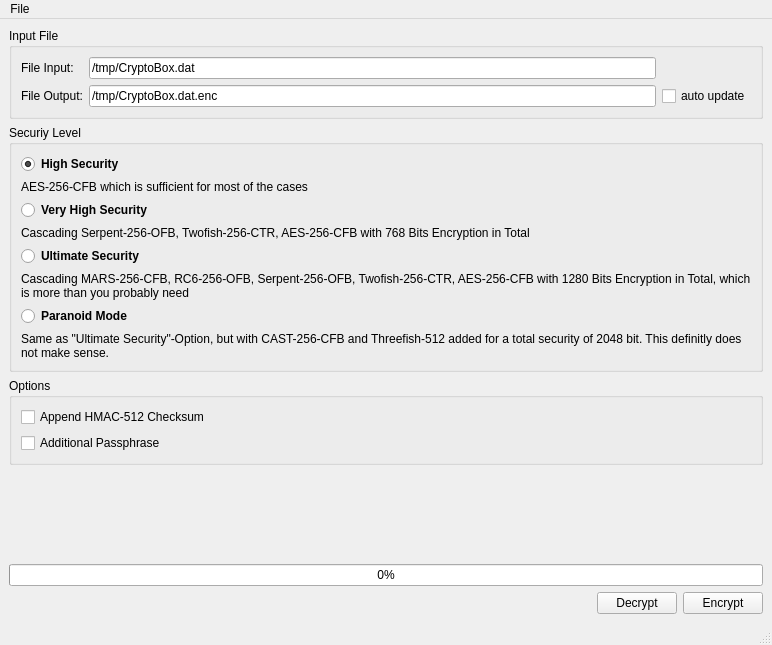
<?xml version="1.0" encoding="UTF-8"?>
<ui version="4.0">
 <class>MainWindow</class>
 <widget class="QMainWindow" name="MainWindow">
  <property name="geometry">
   <rect>
    <x>0</x>
    <y>0</y>
    <width>772</width>
    <height>645</height>
   </rect>
  </property>
  <property name="acceptDrops">
   <bool>true</bool>
  </property>
  <property name="windowTitle">
   <string>Fuck The NSA</string>
  </property>
  <widget class="QWidget" name="centralwidget">
   <layout class="QGridLayout" name="gridLayout_2">
    <item row="5" column="0">
     <layout class="QHBoxLayout" name="horizontalLayout">
      <item>
       <spacer name="horizontalSpacer">
        <property name="orientation">
         <enum>Qt::Horizontal</enum>
        </property>
        <property name="sizeHint" stdset="0">
         <size>
          <width>40</width>
          <height>20</height>
         </size>
        </property>
       </spacer>
      </item>
      <item>
       <widget class="QPushButton" name="button_decrypt">
        <property name="text">
         <string>Decrypt</string>
        </property>
       </widget>
      </item>
      <item>
       <widget class="QPushButton" name="button_encrypt">
        <property name="text">
         <string>Encrypt</string>
        </property>
       </widget>
      </item>
     </layout>
    </item>
    <item row="3" column="0">
     <spacer name="verticalSpacer">
      <property name="orientation">
       <enum>Qt::Vertical</enum>
      </property>
      <property name="sizeHint" stdset="0">
       <size>
        <width>20</width>
        <height>40</height>
       </size>
      </property>
     </spacer>
    </item>
    <item row="1" column="0">
     <widget class="QGroupBox" name="groupBox">
      <property name="title">
       <string>Securiy Level</string>
      </property>
      <layout class="QGridLayout" name="gridLayout_3">
       <item row="0" column="0">
        <layout class="QGridLayout" name="gridLayout">
         <item row="4" column="0">
          <widget class="QRadioButton" name="radio_security_level_3">
           <property name="font">
            <font>
             <weight>75</weight>
             <bold>true</bold>
            </font>
           </property>
           <property name="text">
            <string>Ultimate Security</string>
           </property>
          </widget>
         </item>
         <item row="3" column="0">
          <widget class="QLabel" name="label_2">
           <property name="text">
            <string>Cascading Serpent-256-OFB, Twofish-256-CTR, AES-256-CFB with 768 Bits Encryption in Total</string>
           </property>
           <property name="wordWrap">
            <bool>true</bool>
           </property>
          </widget>
         </item>
         <item row="5" column="0">
          <widget class="QLabel" name="label_3">
           <property name="text">
            <string>Cascading MARS-256-CFB, RC6-256-OFB, Serpent-256-OFB, Twofish-256-CTR, AES-256-CFB with 1280 Bits Encryption in Total, which is more than you probably need</string>
           </property>
           <property name="wordWrap">
            <bool>true</bool>
           </property>
          </widget>
         </item>
         <item row="1" column="0">
          <widget class="QLabel" name="label">
           <property name="text">
            <string>AES-256-CFB which is sufficient for most of the cases</string>
           </property>
           <property name="wordWrap">
            <bool>true</bool>
           </property>
          </widget>
         </item>
         <item row="0" column="0">
          <widget class="QRadioButton" name="radio_security_level_1">
           <property name="font">
            <font>
             <weight>75</weight>
             <bold>true</bold>
            </font>
           </property>
           <property name="text">
            <string>High Security</string>
           </property>
           <property name="checked">
            <bool>true</bool>
           </property>
          </widget>
         </item>
         <item row="6" column="0">
          <widget class="QRadioButton" name="radio_security_level_4">
           <property name="font">
            <font>
             <weight>75</weight>
             <bold>true</bold>
            </font>
           </property>
           <property name="text">
            <string>Paranoid Mode</string>
           </property>
          </widget>
         </item>
         <item row="2" column="0">
          <widget class="QRadioButton" name="radio_security_level_2">
           <property name="font">
            <font>
             <weight>75</weight>
             <bold>true</bold>
            </font>
           </property>
           <property name="text">
            <string>Very High Security</string>
           </property>
          </widget>
         </item>
         <item row="7" column="0">
          <widget class="QLabel" name="label_4">
           <property name="text">
            <string>Same as &quot;Ultimate Security&quot;-Option, but with CAST-256-CFB and Threefish-512 added for a total security of 2048 bit. This definitly does not make sense.</string>
           </property>
           <property name="wordWrap">
            <bool>true</bool>
           </property>
          </widget>
         </item>
        </layout>
       </item>
      </layout>
     </widget>
    </item>
    <item row="0" column="0">
     <widget class="QGroupBox" name="groupBox_3">
      <property name="title">
       <string>Input File</string>
      </property>
      <layout class="QGridLayout" name="gridLayout_7">
       <item row="0" column="0">
        <layout class="QGridLayout" name="gridLayout_6">
         <item row="1" column="0">
          <widget class="QLabel" name="label_6">
           <property name="text">
            <string>File Output:</string>
           </property>
          </widget>
         </item>
         <item row="1" column="1">
          <widget class="QLineEdit" name="line_file_out">
           <property name="text">
            <string>/tmp/CryptoBox.dat.enc</string>
           </property>
          </widget>
         </item>
         <item row="0" column="0">
          <widget class="QLabel" name="label_5">
           <property name="text">
            <string>File Input:</string>
           </property>
          </widget>
         </item>
         <item row="1" column="2">
          <widget class="QCheckBox" name="check_update_output">
           <property name="text">
            <string>auto update</string>
           </property>
          </widget>
         </item>
         <item row="0" column="1">
          <widget class="QLineEdit" name="line_file_in">
           <property name="text">
            <string>/tmp/CryptoBox.dat</string>
           </property>
          </widget>
         </item>
        </layout>
       </item>
      </layout>
     </widget>
    </item>
    <item row="2" column="0">
     <widget class="QGroupBox" name="groupBox_2">
      <property name="title">
       <string>Options</string>
      </property>
      <layout class="QGridLayout" name="gridLayout_5">
       <item row="0" column="0">
        <layout class="QGridLayout" name="gridLayout_4">
         <item row="0" column="0">
          <widget class="QCheckBox" name="checkBox">
           <property name="text">
            <string>Append HMAC-512 Checksum</string>
           </property>
          </widget>
         </item>
         <item row="1" column="0">
          <widget class="QCheckBox" name="checkBox_2">
           <property name="text">
            <string>Additional Passphrase</string>
           </property>
          </widget>
         </item>
        </layout>
       </item>
      </layout>
     </widget>
    </item>
    <item row="4" column="0">
     <widget class="QProgressBar" name="progressBar">
      <property name="value">
       <number>0</number>
      </property>
     </widget>
    </item>
   </layout>
  </widget>
  <widget class="QMenuBar" name="menubar">
   <property name="geometry">
    <rect>
     <x>0</x>
     <y>0</y>
     <width>772</width>
     <height>30</height>
    </rect>
   </property>
   <widget class="QMenu" name="menuFile">
    <property name="title">
     <string>File</string>
    </property>
    <addaction name="actionOptions"/>
   </widget>
   <addaction name="menuFile"/>
  </widget>
  <widget class="QStatusBar" name="statusbar"/>
  <action name="actionOptions">
   <property name="text">
    <string>Options</string>
   </property>
  </action>
 </widget>
 <resources/>
 <connections>
  <connection>
   <sender>line_file_in</sender>
   <signal>textChanged(QString)</signal>
   <receiver>MainWindow</receiver>
   <slot>updateOutputFile()</slot>
   <hints>
    <hint type="sourcelabel">
     <x>179</x>
     <y>89</y>
    </hint>
    <hint type="destinationlabel">
     <x>3</x>
     <y>59</y>
    </hint>
   </hints>
  </connection>
 </connections>
 <slots>
  <slot>updateOutputFile()</slot>
 </slots>
</ui>
